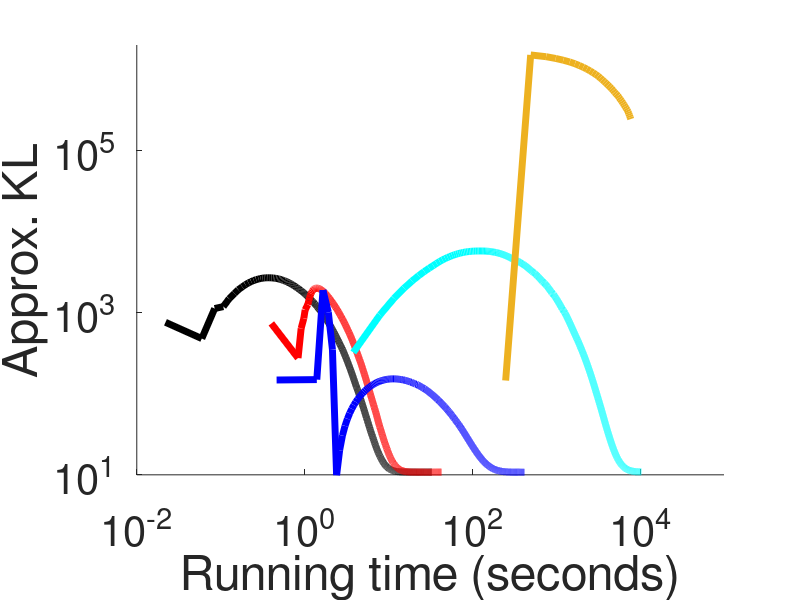

Recreate this plot in MATLAB.
clear all;
close all;


load('cep-sim2.mat');
load('cep2-sim2.mat');
load('epv2-sim2.mat');
load('vb-sim2.mat');
load('lp-sim2.mat');
load('is-sim2.mat');
figure;
hold on;

% CEP
plot(cep.time, cep.kl, 'k', 'LineWidth',5);

% CEP2
plot(cep2.time, cep2.kl, 'r', 'LineWidth',5);

% EP
plot(epv2.time, epv2.kl, 'b', 'LineWidth',5);

% EP non-factorized

% plot(epnf.time, epnf.kl, 'y', 'LineWidth',3);

% VB
% plot(vb.time, vb.kl,'g', 'LineWidth',3);

% VB nf
% plot(vbnf.time, vbnf.kl,'c', 'LineWidth',3);

% LP

plot(lp.time, lp.kl, 'c', 'LineWidth',5);

plot(is.time, is.kl, 'Color', [0.9290 0.6940 0.1250], 'LineWidth',5);


set(gca, 'YScale', 'log');
set(gca, 'XScale', 'log');
set(gca, 'FontSize', 20);
ylim([10^1, 2*10^6]);
yticks([10^1, 10^3, 10^5]);

% xlim([10^-2,10^4]);
xticks([10^-2, 10^0, 10^2, 10^4]);
%legend('CEP-1', 'CEP-2', 'EP', 'LP'); 
set(gca, 'FontSize', 30);
xlabel('Running time (seconds)', 'FontSize', 35);
ylabel('Approx. KL', 'FontSize', 35);
